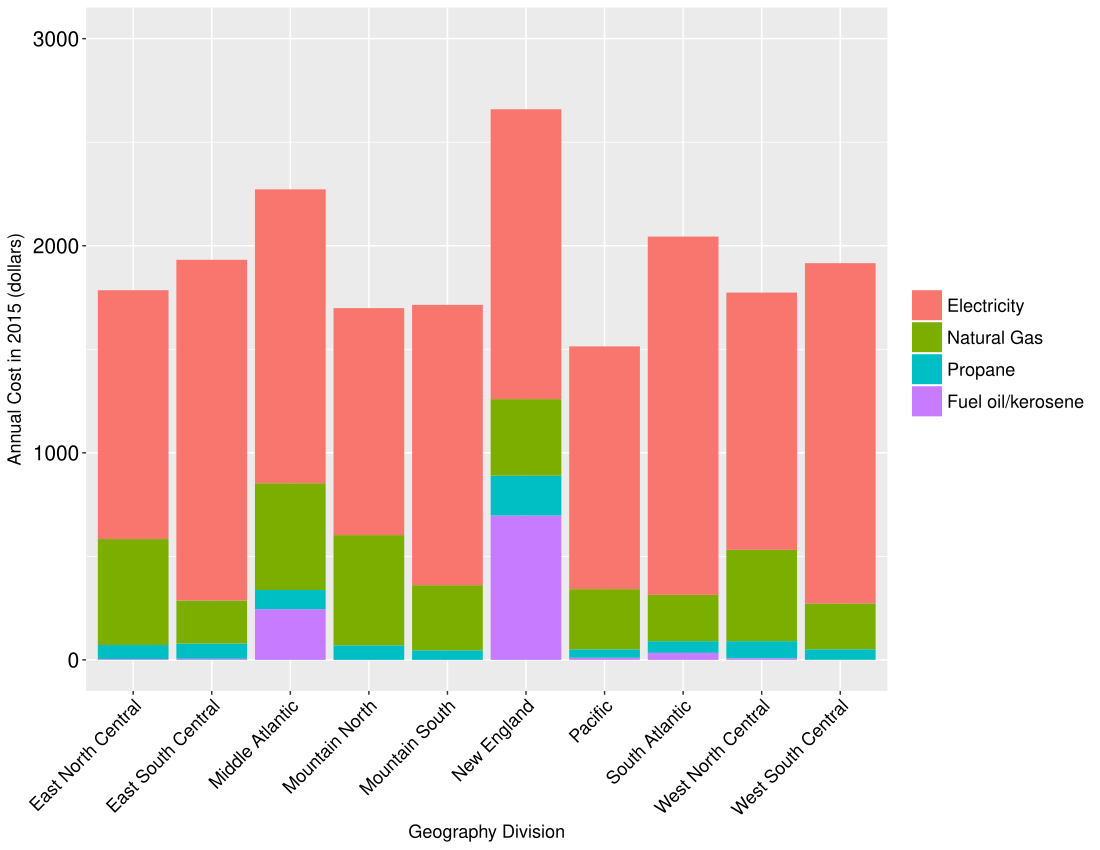

Generate this figure with R:
setwd("~/Documents/JH/TDI/TDI")
microdata = read.csv("recs2015_public_v3.csv", header = T)
microdata.cost = microdata[, c(1:6,631,674,694,708,713)]
cost.division = aggregate(x = microdata.cost[,c(7:11)], by = list(microdata.elec$DIVISION), FUN = "mean")
cost.division$division = c(
"New England",
"Middle Atlantic",
"East North Central",
"West North Central",
"South Atlantic",
"East South Central",
"West South Central",
"Mountain North",
"Mountain South",
"Pacific"
)

colnames(cost.division) = c("divisionid", "Electricity", "Natural Gas", "Propane", "Fuel oil/kerosene", "Total", "Division")

library(reshape)
library(ggplot2)
dat.m <- melt(cost.division[,-c(1,6)],id.vars = "Division") 
c <- ggplot(dat.m, aes(x = factor(Division), y = value, fill = variable))
c + geom_bar(stat = "identity") + ylab("Annual Cost in 2015 (dollars)") + xlab("Geography Division") + theme(axis.text.y=element_text(size=15,colour = "black"),axis.text.x=element_text(size=13,colour = "black",angle=45, hjust=1),axis.title=element_text(size=13)) + ylim(c(0,3000)) + theme(legend.title = element_blank()) + theme(legend.text=element_text(size=13))
